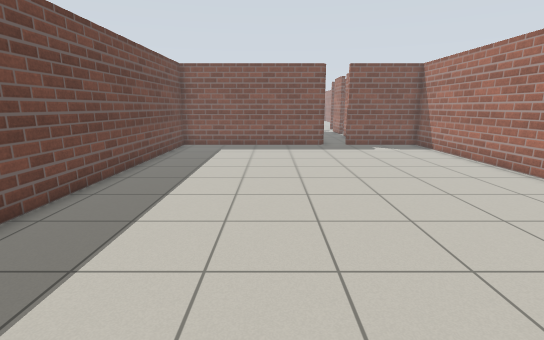
[1] (above)

16 first-person views from a walk through a Gazebo world. The camera is 1.2 m above the floor, tilts 12° down and sees 85° across. The floor is counted in squares, 0.5 m on a side. Each view is taken from the middle of a square. On the plan, view 1 faces up. The plan holds only what a view shows up to about 18 squares ahead; the rest is blank. The place goes on beyond the plan.

[2]
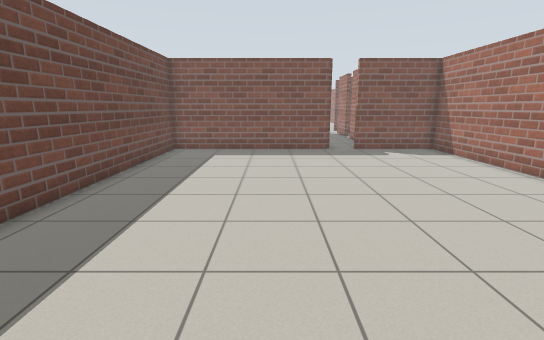

[3]
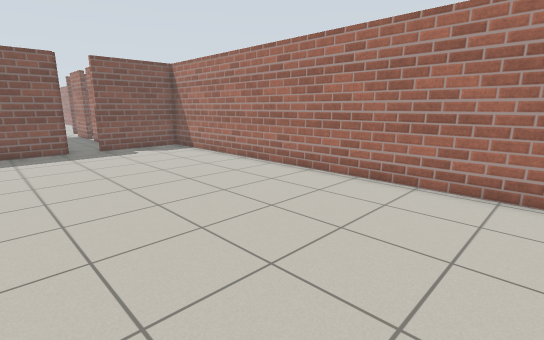

[4]
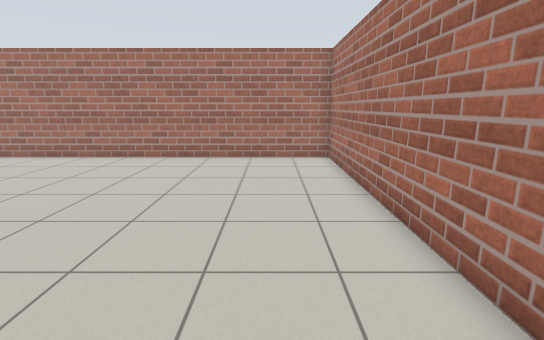

[5]
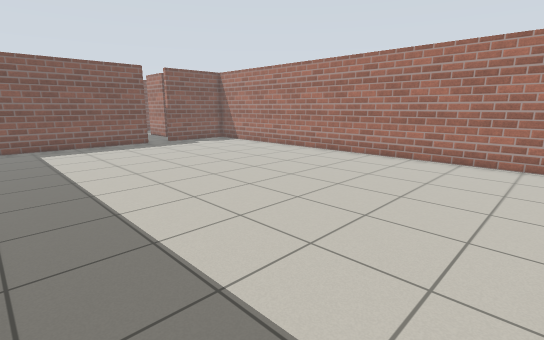

[6]
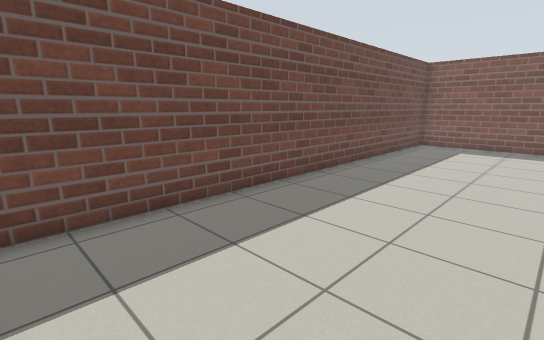

[7]
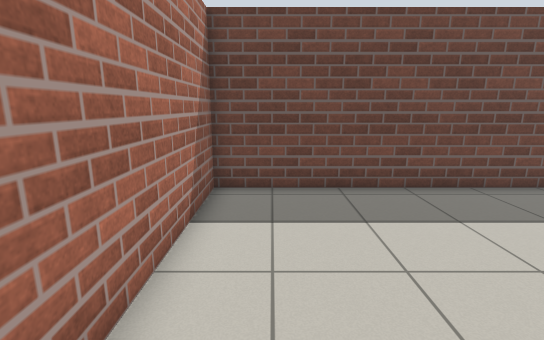

[8]
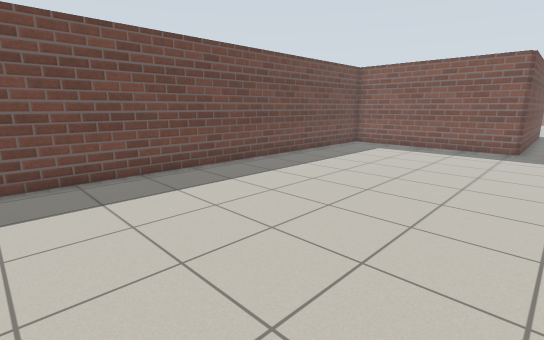

[9]
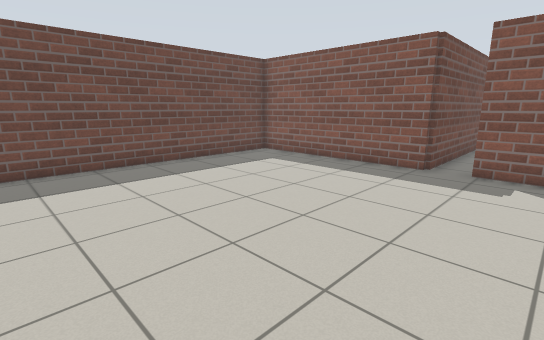

[10]
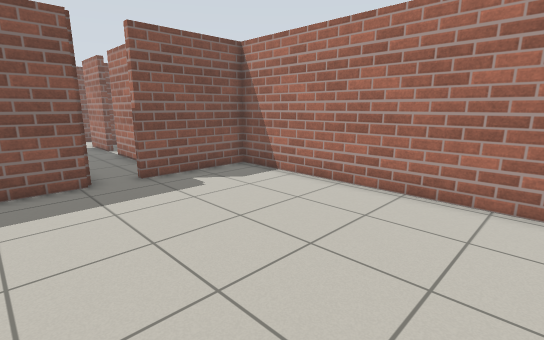

[11]
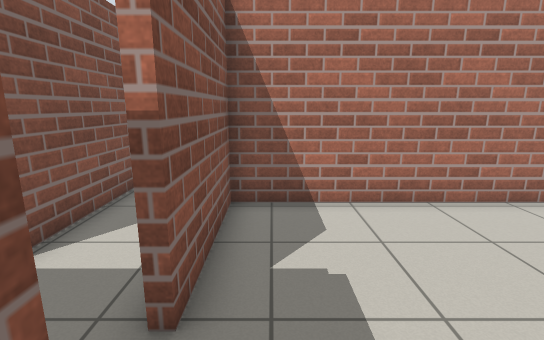

[12]
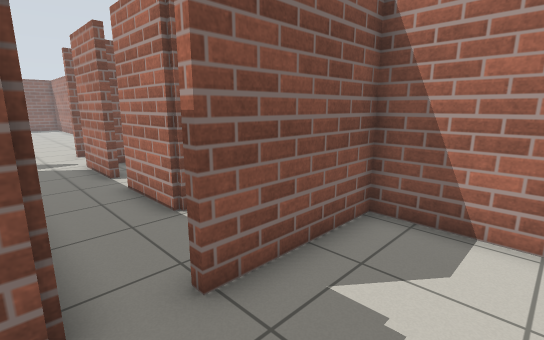

[13]
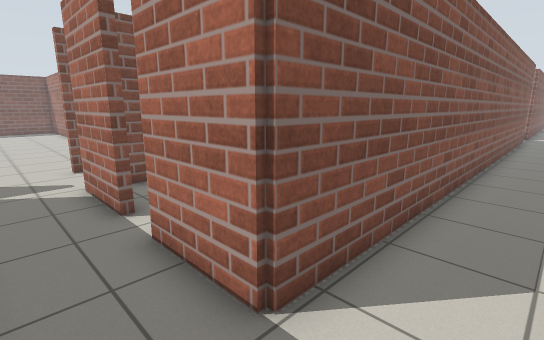

[14]
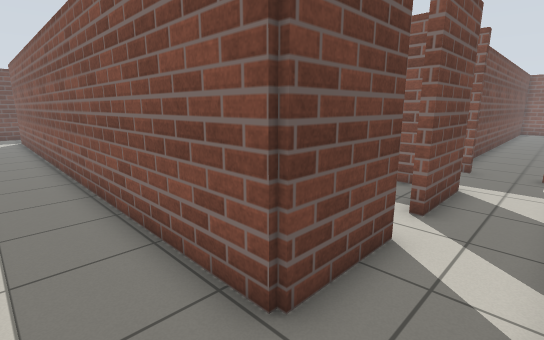

[15]
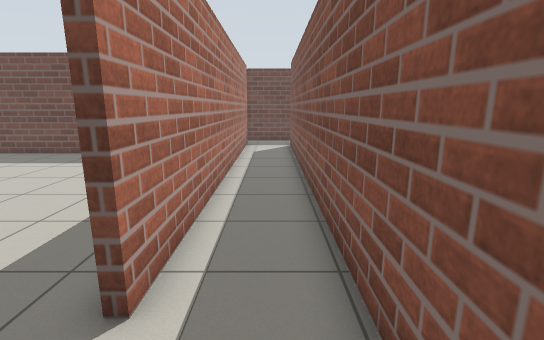

[16]
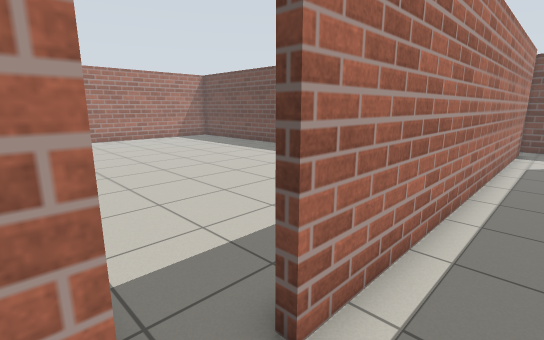

### Floor plan
Points are (right, up) in squares from view 1. A wall is a line through its corners. A room is listed if a view was taken in it or the views show most of it. See-through windows are left out.
Room 1 (views 1, 2, 3, 4, 5, 6, 7, 8, 9, 10, 11, 12)
walls: (3.4, 19) (-5.6, 19) (-5.6, -1.8) (9.3, -1.8) (9.3, 19) (4.8, 19)
ways out: opening at (4, 19) to room 2
Room 2 (views 13, 14, 15, 16)
walls: (23.5, 19.4) (24.1, 19.4); (4.8, 19.4) (22.1, 19.4); (6.1, 26.8) (6.1, 28.5); (30, 25.2) (30, 22.2) (6.1, 22.2) (6.1, 25.2); (3.4, 27) (3.4, 19); (30, 28.5) (30, 26.8)
ways out: opening at (4, 19) to room 1; opening at (6, 27); opening at (23, 19); opening at (30, 27)

Where each view was taken, in squares from view 1:
view 1: 0 up, 0 right, facing up
view 2: 2 up, 0 right, facing up
view 3: 1 up, 0 right, facing up-right
view 4: 1 up, 5 left, facing right
view 5: 1 down, 5 left, facing up-right
view 6: 1 down, 1 right, facing up-left
view 7: 0 up, 3 right, facing left
view 8: 0 up, 5 right, facing up-left
view 9: 7 up, 7 right, facing up-left
view 10: 9 up, 1 right, facing up-right
view 11: 18 up, 2 right, facing right
view 12: 16 up, 3 right, facing up-right
view 13: 20 up, 4 right, facing up-right
view 14: 20 up, 32 right, facing up-left
view 15: 21 up, 25 right, facing left
view 16: 21 up, 24 right, facing down-left
